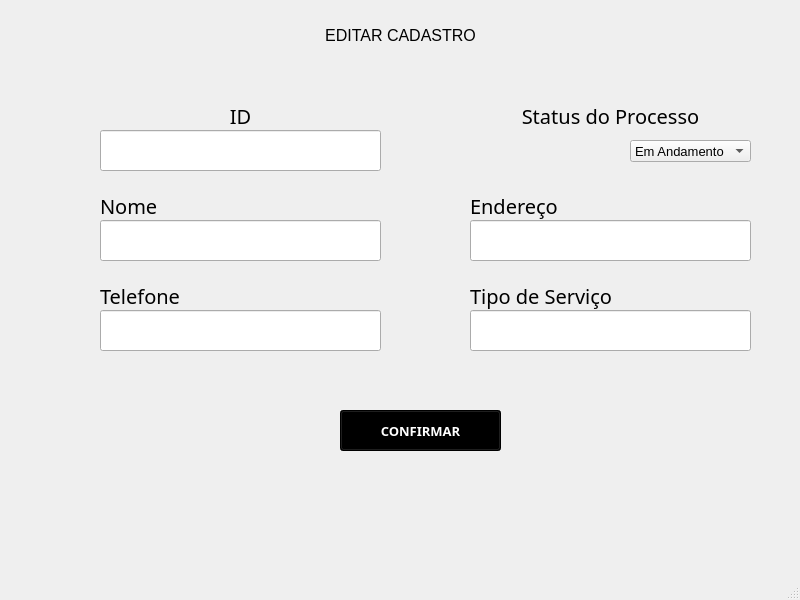
<?xml version="1.0" encoding="UTF-8"?>
<ui version="4.0">
 <class>MainWindow</class>
 <widget class="QMainWindow" name="MainWindow">
  <property name="geometry">
   <rect>
    <x>0</x>
    <y>0</y>
    <width>800</width>
    <height>600</height>
   </rect>
  </property>
  <property name="minimumSize">
   <size>
    <width>0</width>
    <height>600</height>
   </size>
  </property>
  <property name="maximumSize">
   <size>
    <width>16777215</width>
    <height>600</height>
   </size>
  </property>
  <property name="font">
   <font>
    <family>Arial</family>
    <pointsize>10</pointsize>
   </font>
  </property>
  <property name="windowTitle">
   <string>MainWindow</string>
  </property>
  <widget class="QWidget" name="centralwidget">
   <widget class="QLabel" name="label_2">
    <property name="geometry">
     <rect>
      <x>220</x>
      <y>20</y>
      <width>361</width>
      <height>31</height>
     </rect>
    </property>
    <property name="font">
     <font>
      <family>Arial</family>
      <pointsize>12</pointsize>
     </font>
    </property>
    <property name="text">
     <string>EDITAR CADASTRO</string>
    </property>
    <property name="alignment">
     <set>Qt::AlignCenter</set>
    </property>
   </widget>
   <widget class="QLabel" name="label_3">
    <property name="geometry">
     <rect>
      <x>100</x>
      <y>190</y>
      <width>101</width>
      <height>31</height>
     </rect>
    </property>
    <property name="font">
     <font>
      <family>Arial Black</family>
      <pointsize>15</pointsize>
     </font>
    </property>
    <property name="text">
     <string>Nome</string>
    </property>
   </widget>
   <widget class="QLabel" name="label_4">
    <property name="geometry">
     <rect>
      <x>470</x>
      <y>190</y>
      <width>251</width>
      <height>31</height>
     </rect>
    </property>
    <property name="font">
     <font>
      <family>Arial Black</family>
      <pointsize>15</pointsize>
     </font>
    </property>
    <property name="text">
     <string>Endereço</string>
    </property>
   </widget>
   <widget class="QLabel" name="label_5">
    <property name="geometry">
     <rect>
      <x>100</x>
      <y>280</y>
      <width>101</width>
      <height>31</height>
     </rect>
    </property>
    <property name="font">
     <font>
      <family>Arial Black</family>
      <pointsize>15</pointsize>
     </font>
    </property>
    <property name="text">
     <string>Telefone</string>
    </property>
   </widget>
   <widget class="QLineEdit" name="txtAlterarNome">
    <property name="geometry">
     <rect>
      <x>100</x>
      <y>220</y>
      <width>281</width>
      <height>41</height>
     </rect>
    </property>
    <property name="font">
     <font>
      <pointsize>15</pointsize>
     </font>
    </property>
   </widget>
   <widget class="QLineEdit" name="txtAlterarTelefone">
    <property name="geometry">
     <rect>
      <x>100</x>
      <y>310</y>
      <width>281</width>
      <height>41</height>
     </rect>
    </property>
    <property name="font">
     <font>
      <pointsize>15</pointsize>
     </font>
    </property>
   </widget>
   <widget class="QLineEdit" name="txtAlterarEndereco">
    <property name="geometry">
     <rect>
      <x>470</x>
      <y>220</y>
      <width>281</width>
      <height>41</height>
     </rect>
    </property>
    <property name="font">
     <font>
      <pointsize>15</pointsize>
     </font>
    </property>
   </widget>
   <widget class="QPushButton" name="btnConfirmarAlteracao">
    <property name="geometry">
     <rect>
      <x>340</x>
      <y>410</y>
      <width>161</width>
      <height>41</height>
     </rect>
    </property>
    <property name="font">
     <font>
      <family>Arial Black</family>
      <pointsize>10</pointsize>
      <weight>75</weight>
      <bold>true</bold>
     </font>
    </property>
    <property name="styleSheet">
     <string notr="true">background-color: rgb(0, 0, 0);
color: rgb(255, 255, 255);</string>
    </property>
    <property name="text">
     <string>CONFIRMAR</string>
    </property>
   </widget>
   <widget class="QLabel" name="lblMsg">
    <property name="geometry">
     <rect>
      <x>90</x>
      <y>470</y>
      <width>631</width>
      <height>51</height>
     </rect>
    </property>
    <property name="font">
     <font>
      <family>Arial Black</family>
      <pointsize>12</pointsize>
      <weight>75</weight>
      <bold>true</bold>
     </font>
    </property>
    <property name="text">
     <string/>
    </property>
    <property name="alignment">
     <set>Qt::AlignCenter</set>
    </property>
   </widget>
   <widget class="QLineEdit" name="txtAlterarTipoServico">
    <property name="geometry">
     <rect>
      <x>470</x>
      <y>310</y>
      <width>281</width>
      <height>41</height>
     </rect>
    </property>
    <property name="font">
     <font>
      <pointsize>15</pointsize>
     </font>
    </property>
   </widget>
   <widget class="QLabel" name="label_7">
    <property name="geometry">
     <rect>
      <x>470</x>
      <y>280</y>
      <width>281</width>
      <height>31</height>
     </rect>
    </property>
    <property name="font">
     <font>
      <family>Arial Black</family>
      <pointsize>15</pointsize>
     </font>
    </property>
    <property name="text">
     <string>Tipo de Serviço</string>
    </property>
    <property name="alignment">
     <set>Qt::AlignLeading|Qt::AlignLeft|Qt::AlignVCenter</set>
    </property>
   </widget>
   <widget class="QLabel" name="label_8">
    <property name="geometry">
     <rect>
      <x>100</x>
      <y>100</y>
      <width>281</width>
      <height>31</height>
     </rect>
    </property>
    <property name="font">
     <font>
      <family>Arial Black</family>
      <pointsize>15</pointsize>
     </font>
    </property>
    <property name="text">
     <string>ID</string>
    </property>
    <property name="alignment">
     <set>Qt::AlignCenter</set>
    </property>
   </widget>
   <widget class="QLineEdit" name="txtAlterarId">
    <property name="geometry">
     <rect>
      <x>100</x>
      <y>130</y>
      <width>281</width>
      <height>41</height>
     </rect>
    </property>
    <property name="font">
     <font>
      <pointsize>15</pointsize>
     </font>
    </property>
    <property name="readOnly">
     <bool>true</bool>
    </property>
   </widget>
   <widget class="QComboBox" name="comboBoxAlterarStatus">
    <property name="geometry">
     <rect>
      <x>630</x>
      <y>140</y>
      <width>121</width>
      <height>22</height>
     </rect>
    </property>
    <item>
     <property name="text">
      <string>Em Andamento</string>
     </property>
    </item>
    <item>
     <property name="text">
      <string>Concluído</string>
     </property>
    </item>
   </widget>
   <widget class="QLabel" name="label_9">
    <property name="geometry">
     <rect>
      <x>470</x>
      <y>100</y>
      <width>281</width>
      <height>31</height>
     </rect>
    </property>
    <property name="font">
     <font>
      <family>Arial Black</family>
      <pointsize>15</pointsize>
     </font>
    </property>
    <property name="text">
     <string>Status do Processo</string>
    </property>
    <property name="alignment">
     <set>Qt::AlignCenter</set>
    </property>
   </widget>
  </widget>
  <widget class="QMenuBar" name="menubar">
   <property name="geometry">
    <rect>
     <x>0</x>
     <y>0</y>
     <width>800</width>
     <height>21</height>
    </rect>
   </property>
  </widget>
  <widget class="QStatusBar" name="statusbar"/>
 </widget>
 <resources/>
 <connections/>
</ui>
